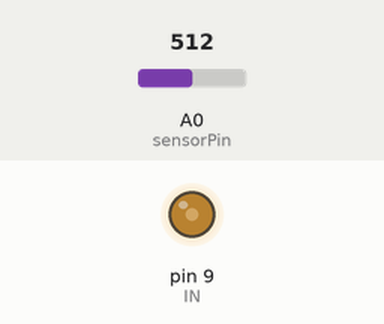
This sketch was run on a simulated Arduino Uno, built with avr-gcc and run on an emulated ATmega328P. Parts: output pins drawn as LEDs (lit = HIGH). The inputs (shaded band) are chosen by the test bench; at power-on: A0 (sensorPin) = 512. What the sketch prints to the serial monitor is not drawn.

Above: at 0.1 s.
Timing chart, 0 to 1.6 s (numbered marks = the images above):
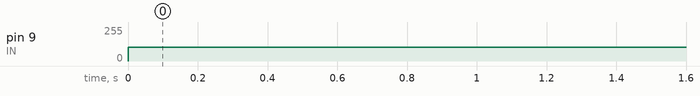

Measured:
- by itself, pin 9 (IN): 0/255 → 102/255 at 0.00 s

The sketch:

Power_Section.ino
```cpp
//This is the example code.
//You can modify it based on your experimental design.


//#include "arduino_secrets.h"

// Hardware Pin and Constant Definitions
#define IN 9       // Hardware PWM output pin connected to the 20x20cm fan array control line
#define MAX 255    // Maximum 8-bit PWM duty cycle value (100% duty ratio)

// ============================================================================
// ⚙️ USER CONFIGURATION: Set your test parameters here
// ============================================================================
float outputValue = 102;          // Set fan PWM output (Range: 0 - 255)
unsigned long RUN_TIME_SECONDS = 30; // Set run duration in SECONDS
// ============================================================================

int sensorPin = A0;   // Analog input pin (e.g., connected to airflow or pressure sensor)
int sensorValue = 0;  // Variable to store raw sensor readings

void setup() {
  Serial.begin(9600);   // Initialize serial communication at 9600 bps baud rate
  pinMode(IN, OUTPUT);  // Configure Pin D9 as PWM output mode
  analogWrite(IN, 0);   // Default fan speed to 0 at power-on for system safety
}

void loop() {
  // Main control loop
  while (true) {
    sensorValue = analogRead(sensorPin);  // Read sensor voltage level from A0
    analogWrite(IN, outputValue);         // Send PWM signal to drive the fan array

    // Print current PWM value and calculated Duty Ratio (%) to Serial Monitor
    Serial.print("output = ");
    Serial.print(outputValue);
    Serial.print("\t Duty_Ratio = ");
    Serial.println(outputValue * 20 / 51); // Map 0-255 range to percentage: (outputValue * 100 / 255)

    // Maintain steady-state fan operation based on user input time (converted to ms)
    delay(RUN_TIME_SECONDS * 1000UL);

    // Safety Deceleration Routine: Trigger gradual step-down if speed exceeds 80% duty ratio (> 204)
    if (outputValue > 204) {
      // Step 1: Reduce speed to PWM 160 (~63% duty ratio)
      outputValue = 160;
      analogWrite(IN, outputValue);
      delay(5000); // Hold for 5 seconds

      // Step 2: Reduce speed to PWM 120 (~47% duty ratio)
      outputValue = 120;
      analogWrite(IN, outputValue);
      delay(5000); // Hold for 5 seconds

      // Step 3: Reduce speed to PWM 80 (~31% duty ratio)
      outputValue = 80;
      analogWrite(IN, outputValue);
      delay(5000); // Hold for 5 seconds

      // Step 4: Reduce speed to PWM 40 (~16% duty ratio)
      outputValue = 40;
      analogWrite(IN, outputValue);

      // Extended idle/cooldown delay to prevent abrupt motor stoppage
      delay(60000);
    }
  }
}
```

Power_Section.cpp
```cpp
//This is the example code.
//You can modify it based on your experimental design.


//#include "arduino_secrets.h"

// Hardware Pin and Constant Definitions
#define IN 9       // Hardware PWM output pin connected to the 20x20cm fan array control line
#define MAX 255    // Maximum 8-bit PWM duty cycle value (100% duty ratio)

// ============================================================================
// ⚙️ USER CONFIGURATION: Set your test parameters here
// ============================================================================
float outputValue = 102;          // Set fan PWM output (Range: 0 - 255)
unsigned long RUN_TIME_SECONDS = 30; // Set run duration in SECONDS
// ============================================================================

int sensorPin = A0;   // Analog input pin (e.g., connected to airflow or pressure sensor)
int sensorValue = 0;  // Variable to store raw sensor readings

void setup() {
  Serial.begin(9600);   // Initialize serial communication at 9600 bps baud rate
  pinMode(IN, OUTPUT);  // Configure Pin D9 as PWM output mode
  analogWrite(IN, 0);   // Default fan speed to 0 at power-on for system safety
}

void loop() {
  // Main control loop
  while (true) {
    sensorValue = analogRead(sensorPin);  // Read sensor voltage level from A0
    analogWrite(IN, outputValue);         // Send PWM signal to drive the fan array

    // Print current PWM value and calculated Duty Ratio (%) to Serial Monitor
    Serial.print("output = ");
    Serial.print(outputValue);
    Serial.print("\t Duty_Ratio = ");
    Serial.println(outputValue * 20 / 51); // Map 0-255 range to percentage: (outputValue * 100 / 255)

    // Maintain steady-state fan operation based on user input time (converted to ms)
    delay(RUN_TIME_SECONDS * 1000UL);

    // Safety Deceleration Routine: Trigger gradual step-down if speed exceeds 80% duty ratio (> 204)
    if (outputValue > 204) {
      // Step 1: Reduce speed to PWM 160 (~63% duty ratio)
      outputValue = 160;
      analogWrite(IN, outputValue);
      delay(5000); // Hold for 5 seconds

      // Step 2: Reduce speed to PWM 120 (~47% duty ratio)
      outputValue = 120;
      analogWrite(IN, outputValue);
      delay(5000); // Hold for 5 seconds

      // Step 3: Reduce speed to PWM 80 (~31% duty ratio)
      outputValue = 80;
      analogWrite(IN, outputValue);
      delay(5000); // Hold for 5 seconds

      // Step 4: Reduce speed to PWM 40 (~16% duty ratio)
      outputValue = 40;
      analogWrite(IN, outputValue);

      // Extended idle/cooldown delay to prevent abrupt motor stoppage
      delay(60000);
    }
  }
}
```
